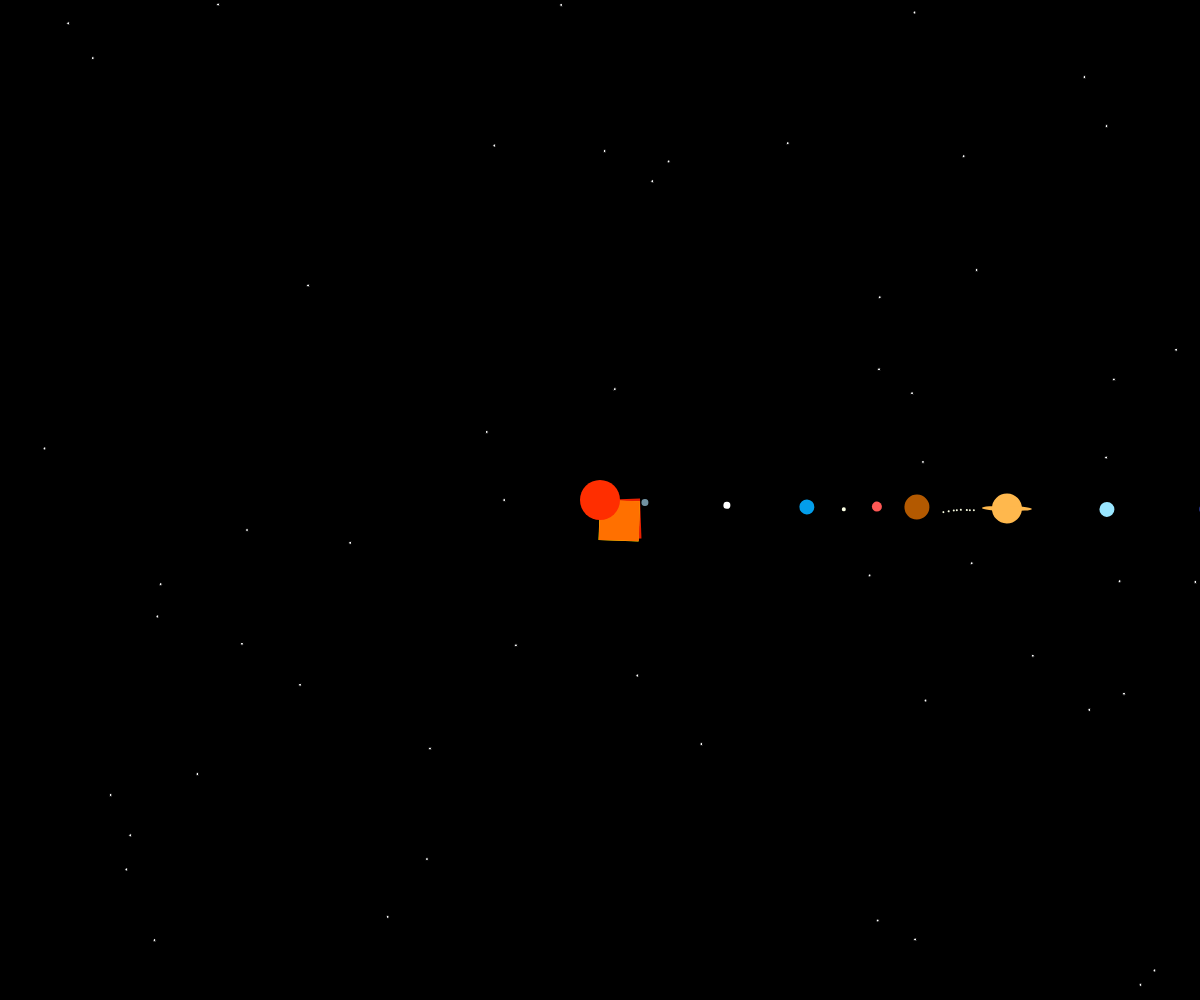
Frame 1 (no input)
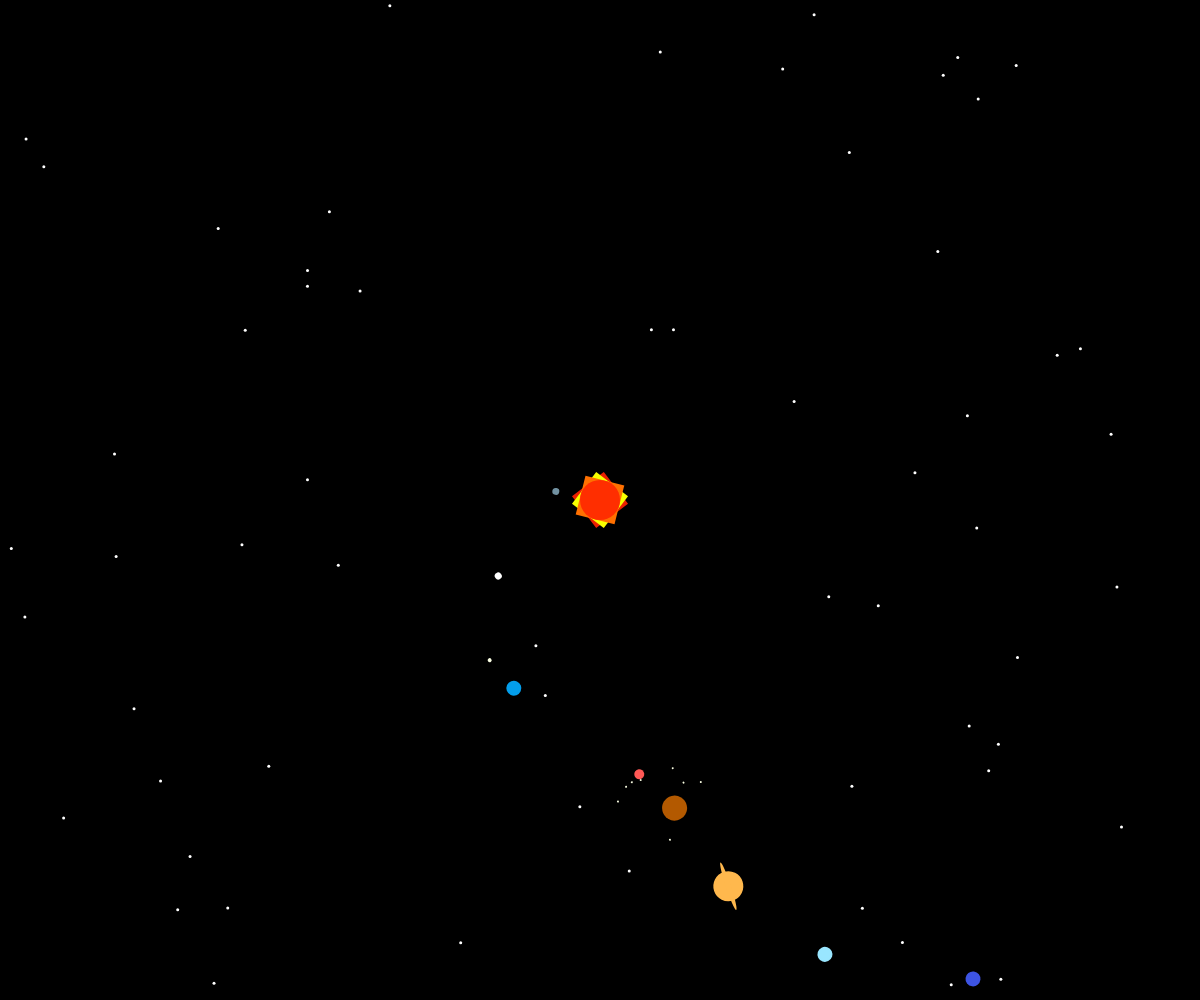
Frame 60 (no input)
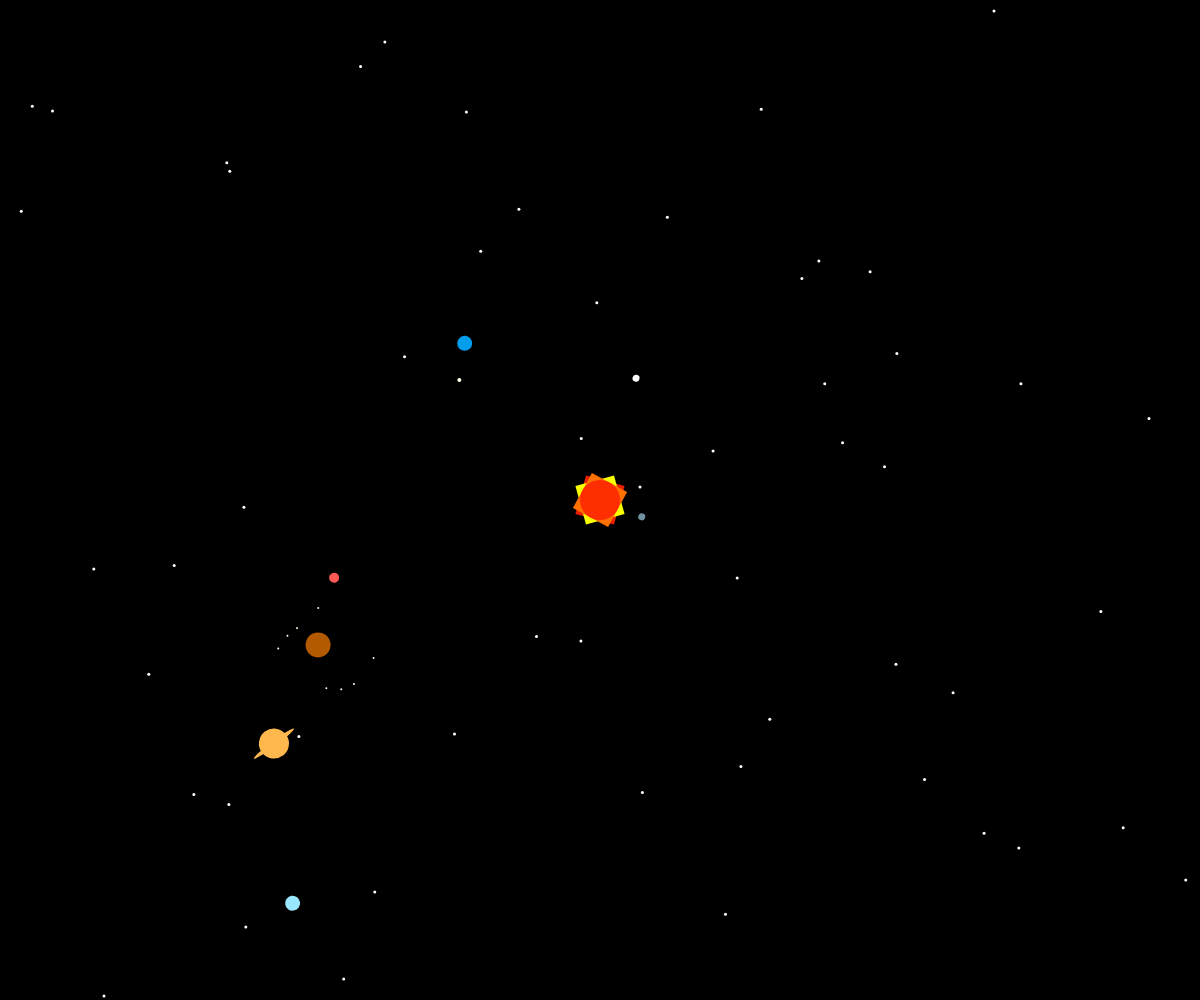
Frame 120 (the mouse pressed at the canvas centre since frame 60)

The p5.js sketch that drew these frames (run headless with seeded random() and noise() and a simulated clock; from frame 60 on, the mouse is pressed at the canvas centre):

// p5.js sketch
// ── sketch.js
function setup() {
  // put setup code here
}

function draw() {
  // put drawing code here
}
var StarsX
var Starsy
var i

function setup() {
  // put setup code here
    createCanvas(windowWidth, windowHeight);
}

function draw() {
  // put drawing code here
    background(0);//universe

    fill(500,500,500);
    for (let i = 0; i < 250; i++) {
  StarsX=random()*2000;
	StarsY=random()*2500;
	circle(StarsX,StarsY,3); }


      /*etoiles
    rect(50,50,5);rect(100,30,5);
  rect(250,50,5);rect(300,50,5);
    rect(400,70,5); rect(70,130,5);
    rect(225,100,5);rect(350,150,5);
    rect(40,300,5);rect(240,230,5);
    rect(360,260,5);rect(120,350,5);
    rect(70,390,5);rect(300,350,5);
    rect(100,500,5);rect(1500,450,5);
    rect(250,450,5);rect(50,600,5);
    ;rect(200,520,5);
    rect(270,580,5);rect(120,620,5);
    ;rect(350,650,5); rect(320,505,5);
    rect(30,750,5);rect(450,755,5);
    rect(800,600,5);rect(950,300,5);
    rect(700,200,5);rect(600,100,5);
    rect(500,150,5); rect(660,300,5);
    rect(400,400,5);rect(500,550,5);
    rect(200,900,5);rect(100,850,5);
    rect(300,800,5);rect(700,700,5);
    rect(500,800,5);rect(650,900,5);
    rect(450,950,5); rect(1000,300,5);
    rect(800,150,5);rect(750,320,5);
    rect(900,450,5);rect(900,700,5);
    rect(850,850,5);rect(800,780,5);
    rect(950,50,5);rect(950,200,5);
    rect(550,500,5);rect(550,200,5);
    rect(1200,700,5);rect(1800,250,5);
    rect(1100,150,5);rect(1500,300,5);
    rect(1300,350,5);rect(1250,100,5);
    rect(1400,200,5);rect(1650,100,5);
    rect(1570,270,5);rect(1650,700,5);
    rect(1500,600,5);rect(1400,550,5);
    rect(1450,800,5);rect(1350,870,5);
    rect(1200,900,5); rect(1000,850,5);
    rect(1850,950,5);rect(1700,900,5);
    rect(1600,920,5);rect(1850,750,5);
    rect(1750,600,5);rect(1700,500,5);
    rect(1900,800,5);rect(1960,600,5);
    rect(1940,530,5); rect(1850,400,5);
    rect(1960,200,5);rect(1920,140,5);
    rect(1800,50,5);rect(1600,40,5);
    rect(1400,50,5);rect(1990,50,5);
    rect(1990,300,5);*/
    

         //SUN
    //in the centre of the universe
    //the planets are going to turn around the sun

    translate(width/2, height/2);//CENTRE
    noStroke();//pas de borre noir
    
    //sunshines
    
    //push pop to isolate, the sunshines are independent, they have their own rotation system
        
        //rayon A
            push(); //push pop sunshine A
			rotate(millis()/ -450);//SPEED ROTATION (NEGATIVE)
  	        noStroke(); 
			fill(234,32,0)
			rect(0,0,40,40);
			pop();
    
      //rayon B	
			push();//push pop du rayon B
			rotate(millis()/ 450);//SPEED ROTATION
			noStroke(); 
			fill(247,255,0)
			rect(0,0,40,40);
			pop();
   
       //rayon C
			push();//push pop du rayon C
			rotate(millis()/ 550);
			noStroke(); 
			fill(255,112,0 )
			rect(0,0,40,40);
			pop();
   
    //SUN
   
    rectMode(CENTER);
    fill(255,46,0)
    circle(0,0,40);  
    

        //MERCURY
   
        push();
  
      
        rotate(millis()/300);//HOW FAST IT TURNS AROUND THE SUN
        translate(45,0); //DISTANCE FROM THE CENTRE
        fill(113, 145, 161);
        circle(0,0,7);
      
      pop();
  
    //VENUS
    
    push();
    
    rotate(millis()/400);
    translate(127,0);
    fill(255,255,255);
    circle(0,0,7);
    
    pop();
    
  
    //EARTH
    
    push(); //TOGETHER WITH THE MOON
    
    rotate(millis()/500);
    translate(207,0);
    fill(3,158,235);
    circle(0,0,15);
    
    //MOON
     
    rotate(millis()/500); //SPEED ROTATION AROUND EARTH
    translate(37,0);// DISTANCE FROM EARTH
    fill(251,255,228);
    circle(0,0,4);
    
    pop();
    
    
    //MARS
    
    push();
    
     rotate(millis()/700);
     translate(277,0);
     fill(255,88,85);
     circle(0,0,10);
    
    pop();
    
    //JUPITER
    
    push();//JUPITER SYSTEM
    
    rotate(millis()/750);
    translate(317,0);
    fill(179,89,0);
    circle(0,0,25);
    
     
    //MOON 1
    
    
    push();//MOON 1 OF JUPITER
    
     rotate(millis()/100); //SPEED ROTATION AROUND JUPITER
    translate(27,0); //DISTANCE FROM JUPITER
    fill(251,255,228);
    circle(0,0,2);
  
    pop();//OF MOON1 
   
     

    
    //MOON 2
    
    push();
    
    rotate(millis()/150);
    translate(32,0);
    fill(251,255,228);
    circle(0,0,2);
    
    pop(); 
    

  
    //MOON 3
    
      push();
    
    rotate(millis()/240);
    translate(37,0);
    fill(251,255,228);
    circle(0,0,2);
    
    pop();
    
    //MOON 4
    
    push();
    
    rotate(millis()/300);
    translate(40,0);
    fill(251,255,228);
    circle(0,0,2);
    
    pop();
    
    //MOON 5
    
    push();
    
     rotate(millis()/400);
    translate(44,0);
    fill(251,255,228);
    circle(0,0,2);
    
    
    pop();// 
    
    //MOON 6
    
    push();
    
     rotate(millis()/425);
    translate(50,0);
    fill(251,255,228);
    circle(0,0,2);
    
    pop();// 
   
    //MOON 7
    
    push();
    
     rotate(millis()/450);
    translate(53,0);
    fill(251,255,228);
    circle(0,0,2);
    
    pop();
    
    //MOON 8
    
    push();

     rotate(millis()/520);
    translate(57,0);
    fill(251,255,228);
    circle(0,0,2);
    
    pop();
    
    pop();
    
    //SATURN
    
    push(); 
    
    
    rotate(millis()/800);
    translate(407,0);
    fill(255,184,77);
    circle(0,0,30);
    ellipse(0,0,50,5);
    
    pop();
 
  
    //URANUS
    
    push();
   
    
    rotate(millis()/900);
    translate(507,0);
    fill(153,230,255);
    circle(0,0,15);
    
    pop();
    
    //NEPTUNE
    
    push();
    
    rotate(millis()/1100);
    translate(607,0);
    fill(61,84,227);
    circle(0,0,15);
    
    pop();
    
}
